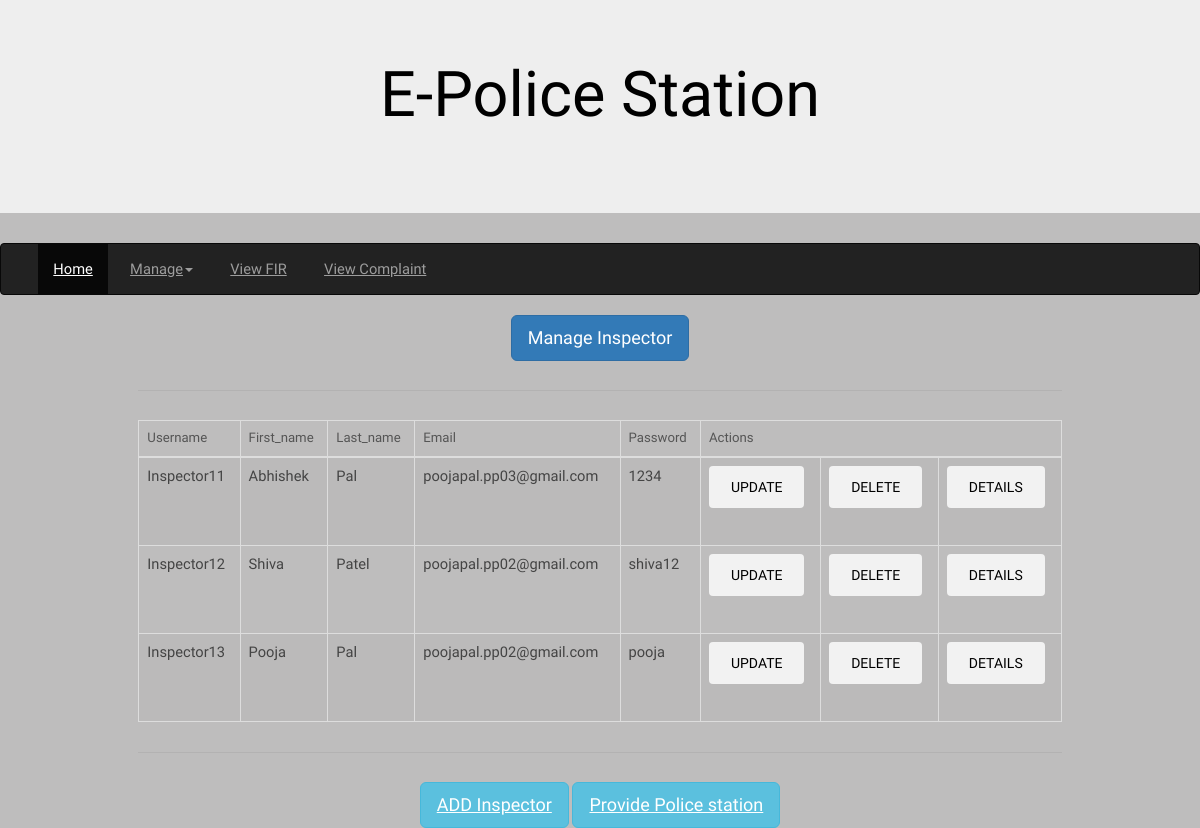
Screenshot of /manage_inspector/ with the database file from the repository.
### myapp/models.py (models this page shows, shortened)
class Inspector_login(models.Model):
    username = models.CharField(max_length=256, unique=True)
    first_name = models.CharField(max_length=256)
    last_name = models.CharField(max_length=256)
    email = models.EmailField()
    password = models.CharField(max_length = 20 , null=True,blank=True)

### myapp/views.py (the view)
# urls.py: path("manage_inspector/",views.manage_inspector,name='manage_inspector'),
def manage_inspector(request):
    inspector = models.Inspector_login.objects.all()
    return render(request, 'police/manage_inspector.html',{'inspector':inspector})

### templates/police/manage_inspector.html
{% extends 'police/police_station_index.html' %}
{% block content %}
    <div class="container">
        <center>
            <h1 class="btn btn-lg btn-primary">Manage Inspector</h1>
            <hr>
            <table class="table table-bordered table-hover">
                <thead>
                    <tr>
                        <th>Username</th>
                        <th>First_name</th>
                        <th>Last_name</th>
                        <th>Email</th>
                        <th>Password</th>
                        <th colspan="3">Actions</th>
                    </tr>
                </thead>
                <tbody>
                    {% for i in inspector %}
                    <tr>
                        <td>{{i.username}}</td>
                        <td>{{i.first_name}}</td>
                        <td>{{i.last_name}}</td>
                        <td>{{i.email}}</td>
                        <td>{{i.password}}</td>
                        <td><form action="{% url 'update_login_inspector' i.id %}">
                            <input type="submit" value="UPDATE" class="btn btn-success">
                            </form>
                        </td>
                        <td><form action="{% url 'Delete_login_inspector' i.id %}">
                            <input type="submit" value="DELETE" class="btn btn-success">
                            </form>
                        </td>
                        <td><form action="{% url 'Details_inspector' i.id %}">
                            <input type="submit" value="Details" class="btn btn-success">
                            </form>
                        </td>
                    </tr>
                    {% endfor %}
                </tbody>
            </table>
            <hr>
            <td> <a href="{% url 'login_details' %}" class="btn btn-lg btn-info"> ADD Inspector </a></td>
            <td> <a href="{% url 'service_officers' %}" class="btn btn-lg btn-info"> Provide Police station </a></td>
        </center>
    </div>
{% endblock %}

### static/assets/css/main.css (style rules this page uses)
html, body, div, span, applet, object, iframe, h1, h2, h3, h4, h5, h6, p, blockquote, pre, a, abbr, acronym, address, big, cite, code, del, dfn, em, img, ins, kbd, q, s, samp, small, strike, strong, sub, sup, tt, var, b, u, i, center, dl, dt, dd, ol, ul, li, fieldset, form, label, legend, table, caption, tbody, tfoot, thead, tr, th, td, article, aside, canvas, details, embed, figure, figcaption, footer, header, hgroup, menu, nav, output, ruby, section, summary, time, mark, audio, video { margin: 0; padding: 0; border: 0; font-size: 100%; font: inherit; vertical-align: baseline; }
body { line-height: 1; }
table { border-collapse: collapse; border-spacing: 0; }
body { -webkit-text-size-adjust: none; }
*, *:before, *:after { -moz-box-sizing: border-box; -webkit-box-sizing: border-box; box-sizing: border-box; }
.container { margin-left: auto; margin-right: auto; }
.container { width: 80rem; }
@media screen and (max-width: 1680px) { .container { width: 80rem; } }
@media screen and (max-width: 1280px) { .container { width: 65rem; } }
body { -ms-overflow-style: scrollbar; }
body { background: #fff; }
html { font-size: 13pt; }
@media screen and (max-width: 1680px) { html { font-size: 11pt; } }
@media screen and (max-width: 1280px) { html { font-size: 11pt; } }
body { background-color: #fff; color: #444; }
body, input, select, textarea { font-family: "Taviraj", serif; font-weight: 300; font-size: 1rem; line-height: 1.65; }
a { text-decoration: underline; }
h1, h2, h3, h4, h5, h6 { font-weight: 400; line-height: 1.5; margin: 0 0 1.5rem 0; }
hr { border: 0; border-bottom: solid 1px; margin: 2rem 0; }
input, select, textarea { color: #555; }
a { color: #5AA6ED; }
h1, h2, h3, h4, h5, h6 { color: #555; }
hr { border-bottom-color: rgba(144, 144, 144, 0.25); }
input[type="submit"], input[type="reset"], input[type="button"], button, .button { -moz-appearance: none; -webkit-appearance: none; -ms-appearance: none; appearance: none; -moz-transition: background-color 0.2s ease-in-out, color 0.2s ease-in-out; -webkit-transition: background-color 0.2s ease-in-out, color 0.2s ease-in-out; -ms-transition: background-color 0.2s ease-in-out, color 0.2s ease-in-out; transition: background-color 0.2s ease-in-out, color 0.2s ease-in-out; border-radius: 4px; border: 0; cursor: pointer; display: inline-block; font-weight: 400; height: 2.85rem; line-height: 2.95rem; padding: 0 1.5rem; text-align: center; text-decoration: none; white-space: nowrap; text-transform: uppercase; }
input[type="submit"], input[type="reset"], input[type="button"], button, .button { background-color: #f2f2f2; color: #000 !important; }
form { margin: 0 0 2rem 0; }
table { margin: 0 0 2rem 0; width: 100%; }
table tbody tr { border: solid 1px; border-left: 0; border-right: 0; }
table td { padding: 0.75rem 0.75rem; }
table th { font-size: 0.9rem; font-weight: 400; padding: 0 0.75rem 0.75rem 0.75rem; text-align: left; }
table thead { border-bottom: solid 2px; }
table tbody tr { border-color: rgba(144, 144, 144, 0.25); }
table tbody tr:nth-child(2n + 1) { background-color: rgba(144, 144, 144, 0.075); }
table th { color: #555; }
table thead { border-bottom-color: rgba(144, 144, 144, 0.25); }

### rows the page displays
Inspector_login: username "Inspector11", first_name "Abhishek", last_name "Pal", email "poojapal.pp03@gmail.com", password "1234"
Inspector_login: username "Inspector12", first_name "Shiva", last_name "Patel", email "poojapal.pp02@gmail.com", password "shiva12"
Inspector_login: username "Inspector13", first_name "Pooja", last_name "Pal", email "poojapal.pp02@gmail.com", password "pooja"
